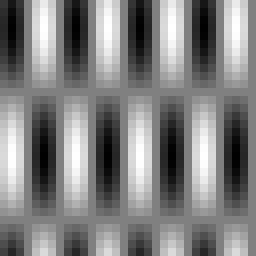
#> input picture lab8/dwieFale.bmp, 32 x 32 px (shown 8 times larger)
$ jupyter execute --allow-errors 08_Fourier.ipynb
#> lines starting #> are read from the running program, lines starting #| are printed output that depends on the picture; after the words box and inside, x2 and y2 are one past the last pixel; in counts of white or black regions, pixels touching at a corner belong together
# Transformata Fouriera dla obrazów cyfrowych. Filtracja w dziedzinie częstotliwości.

## Cel ćwiczenia

- Zapoznanie z wykorzystaniem transformaty Fouriera w przetwarzaniu obrazów cyfrowych.
- Zapoznanie z pojęciem F-obrazu (amplitudy i fazy).
- Zapoznanie z własnościami transformaty Fouriera.
- Zapoznanie z filtracją w dziedzinie częstotliwości.

Na jednym z poprzednich ćwiczeń zetknęliśmy się z pojęciem konwolucji.
Przykładem może być filtracja dolno i górnoprzepustowa.
Operacja ta odpowiada mnożeniu w dziedzinie częstotliwości zgodnie z zależnością:

\begin{equation}
\mathcal{F}(g(x,y)*h(x,y)) = \mathcal{F}(g(x,y)) \cdot \mathcal{F}(h(x,y))
\end{equation}

gdzie: $\mathcal{F}$ oznacza transformatę Fouriera, a $*$ jest splotem.

Operacja filtracji w dziedzinie częstotliwości może okazać się bardziej efektywna, jeżeli operacje $fft$ i $ifft$ (odpowiednio szybka transformata Fouriera -- *fast Fourier transform* -- oraz odwrotna szybka transformata Fouriera -- *inverse fast Fourier transform*) zajmą mniej czasu niż klasyczna konwolucja (zazwyczaj ma to miejsce dla dużego obrazu, z dużą maską).

Sama filtracja w dziedzinie częstotliwości to mnożenie punktowe całego obrazu przez jedną maskę.

W przypadku filtracji w dziedzinie częstotliwości zakłada się, że obraz "zawija się" na brzegach, co może powodować pewne artefakty (zostanie to pokazane w trakcie ćwiczenia).

W dziedzinie częstotliwości "działają" tylko filtry liniowe.
Filtry medianowe, maksymalne, minimalne itp. nie mają swoich odpowiedników.

## Dwuwymiarowa transformata Fouriera

1. Wczytaj plik "dwieFale.bmp" w skali szarości.
Jest to obraz powstały na podstawie następującej zależności:

\begin{equation}
L(m, n) = 128 + 127 \cdot \cos(\frac{2\pi m}{32}+\frac{3\pi}{4}) \cdot \cos(\frac{2\pi n}{8}-\frac{\pi}{2})
\end{equation}<br>

gdzie: $m$ i $n$ są odpowiednio numerami wierszy i kolumn.

2. Do realizacji dwuwymiarowej transformaty Fouriera służy funkcja `cv2.dft`.
Ustaw flagę `flags=cv2.DFT_COMPLEX_OUTPUT`.
Wykonaj transformatę na wczytanym obrazie.
W ten sposób uzyskuje się tzw. F-obraz.

3. Najniższe częstotliwości znajdują się w lewym-górnym rogu obrazu.
Dla celów wizualizacji (ale też przetwarzania) często wykonuje się tzw. przesunięcie F-obrazu, które powoduje, że niskie częstotliwości przesuwane są do środka obrazu.
Wykorzystaj funkcję `np.fft.fftshift`.
Jako pierwszy argument podaj wynik transformaty Fouriera.
Jako drugi argument podaj numery osi, wzdłuż których należy wykonać operację.
Pierwsza oś odnosi się do wierszy obrazu.
Druga oś odnosi się do kolumn obrazu.
Trzecia oś to część rzeczywista (`[:, :, 0]`) lub urojona (`[:, :, 1]`).
W naszym przypadku argument powinien wyglądać tak `[0,1]`.

4. Wyświetl wynik transformaty.
Na wspólnym wykresie umieść obraz oryginalny, amplitudę i fazę F-obrazu.
Amplitudę i fazę wyznacz za pomocą funkcji `cv2.cartToPolar`.
Pierwszym argumentem funkcji jest część rzeczywista wyniku, a drugim urojona.
Uwaga. W razie wątpliwości proszę sprawdzić rozmiary rezultatu transformaty Fouriera oraz przesunięcia.

5. Dla wizualizacji oblicz logarytm dziesiętny amplitudy: `ALog = np.log10(A + 1)`.
Wyświetl go zamiast amplitudy na poprzednim wykresie.

6. Wczytaj obrazy *kolo.bmp*, *kwadrat.bmp*, *kwadrat45.bmp*, *trojkat.bmp*.
Czy analizując F-obraz można coś powiedzieć o kierunku krawędzi obiektów?

7. Sprawdź (empirycznie) poprawność stwierdzenia:
>Dwuwymiarowa transformata Fouriera jest złożeniem dwóch transformat jednowymiarowych (wykonanych np. najpierw wierszowo, a później kolumnowo). Jednowymiarowa transformata realizowana jest za pomocą funkcji fft (z bibloteki Numpy).
>
Wykonaj najpierw transformatę po wierszach: `FRow = np.fft.fft(I, axis=0)`.
Następnie po kolumnach: `FCol = np.fft.fft(FRow, axis=1)`.
Numpy zwraca wynik jako tablicę liczb zespolonych.
Część rzeczywistą można otrzymać w następujący sposób: `FCol.real`, a urojoną: `FCol.imag`.
Porównaj tak uzyskany wynik z rezultatem działania funkcji `cv2.dft`.
Można to zrobić wizualnie lub z wykorzystaniem funkcji `cv2.absdiff`.

[cell 1]
import cv2
import os
import requests
from matplotlib import pyplot as plt
import numpy as np
import math

url = 'https://raw.githubusercontent.com/vision-agh/poc_sw/master/08_Fourier/'

fileNames = ["dwieFale.bmp", "kolo.bmp", "kwadrat.bmp", "kwadrat45.bmp", "kwadratKL.bmp", "kwadratS.bmp", "kwadratT.bmp" ,"lena.bmp", "trojkat.bmp", "literki.bmp", "wzorA.bmp"]
#> (the rest of this cell did not finish here and is left out)

[cell 2]
image = cv2.imread('dwieFale.bmp',cv2.IMREAD_GRAYSCALE)
#> image is the input picture: shape (32, 32); min 1, max 255, mean 128
dft = cv2.dft(np.float32(image), flags=cv2.DFT_COMPLEX_OUTPUT)
second =  np.fft.fftshift(dft,[0,1])
#> (the rest of this cell did not finish here and is left out)

[cell 3]
image = cv2.imread('dwieFale.bmp',cv2.IMREAD_GRAYSCALE)
FRow = np.fft.fft(image, axis=0)
FCol = np.fft.fft(image, axis=1)
(res1, res2) = FCol.real, FCol.imag
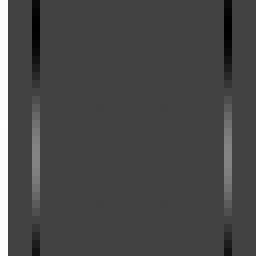
#> res1: shape (32, 32) float64 (shown 8 times larger); min -1438.4, max 4101, mean 128; drawn with min black and max white
#> (the rest of this cell did not finish here and is left out)

## Własności dwuwymiarowej transformaty Fouriera

1. Zbadaj jak zmienia się F-obraz (amplituda i faza) podczas następujących operacji: translacja, rotacja, zmiana rozmiaru, kombinacja liniowa.
Wykorzystaj stworzony wcześniej kod.<br>
Uwaga. Należy użyć przygotowanych obrazów, a nie "generować" własne.
2. Do badania translacji wykorzystaj obrazy *kwadrat.bmp* i *kwadratT.bmp*.
3. Przy badaniu rotacji wykorzystaj obrazy *kwadrat.bmp* i *kwadrat45.bmp*.
4. Przy badaniu zmiany rozmiaru wykorzystaj obrazy *kwadrat.bmp* i *kwadratS.bmp*.
5. Przy badaniu kombinacji liniowej wykorzystaj obrazy *kwadrat.bmp*, *kwadrat45.bmp* i *kwadratKL.bmp*.

[cell 4]
image = cv2.imread('kwadrat.bmp',cv2.IMREAD_GRAYSCALE)
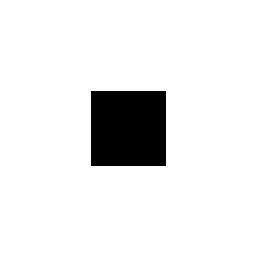
#> input picture lab8/kwadrat.bmp, 256 x 256 px
#> image: shape (256, 256); 91.4% white; 1 black region, box (x1, y1, x2, y2) and area: (91, 91, 166, 166) 5625
dft = cv2.dft(np.float32(image), flags=cv2.DFT_COMPLEX_OUTPUT)
res_1, res_2 = cv2.cartToPolar(dft[:,:,0], dft[:,:,1])
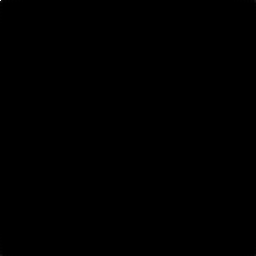
#> res_1: shape (256, 256) float32; min 0.0437, max 15277305, mean 2141.7; drawn with min black and max white
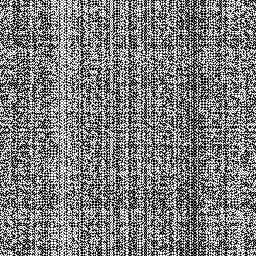
#> res_2: shape (256, 256) float32; min 0, max 6.28, mean 3.09; drawn with min black and max white
#> (the rest of this cell did not finish here and is left out)

## Odwrotna dwuwymiarowa transformata Fouriera

1. Wykorzystaj stworzony wcześniej kod. Wybierz dowolny obraz np "kolo.bmp".
2. Przed realizacją odwrotnego przekszałcenia należy wykonać odwrotne przesunięcie.
Wykorzystaj funkcję `np.fft.ifftshift`.
Pierwszym argumentem jest wynik transformaty Fouriera.
Drugim argumentem są numery osi, wzdłuż których należy wykonać operację.
3. Wykonaj odwrotną transformatę Fouriera za pomocą funkcji `cv2.idft`.
Jako drugi argument przekaż następujące flagi: `flags=cv2.DFT_SCALE | cv2.DFT_COMPLEX_OUTPUT`.
Wynik może mieć małą część urojoną przez błędy numeryczne.
Aby pozbyć się tego efekty należy obliczyć amplitudę:
        imgIFFT = cv2.magnitude(ifft[:, :, 0], ifft[:, :, 1])
Następnie wynik należy zaokrąglić (`np.round`) i zrzutować do typu `uint8`.
4. Wyświetl wynik.
Sprawdź (wizualnie i poprzez odjęcie) czy obraz oryginalny i po przekształceniach są takie same.

[cell 5]
image = cv2.imread('kolo.bmp',cv2.IMREAD_GRAYSCALE)
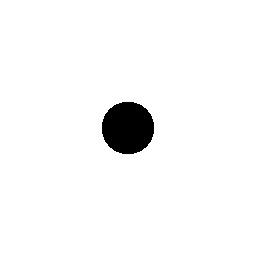
#> input picture lab8/kolo.bmp, 256 x 256 px
#> image: shape (256, 256); 96.7% white; 1 black region, box (x1, y1, x2, y2) and area: (102, 102, 154, 154) 2164
dft = cv2.dft(np.float32(image), flags=cv2.DFT_COMPLEX_OUTPUT)
inverse_shift = np.fft.ifftshift(dft)
inverse = cv2.idft(inverse_shift,flags=cv2.DFT_SCALE | cv2.DFT_COMPLEX_OUTPUT)

imgIFFT = cv2.magnitude(inverse[:, :, 0], inverse[:, :, 1])
res = np.round(imgIFFT).astype("uint8")
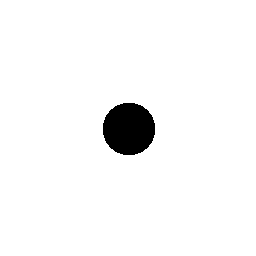
#> res: shape (256, 256); 96.7% white; 1 black region, box (x1, y1, x2, y2) and area: (103, 103, 155, 155) 2164
#> (the rest of this cell did not finish here and is left out)
